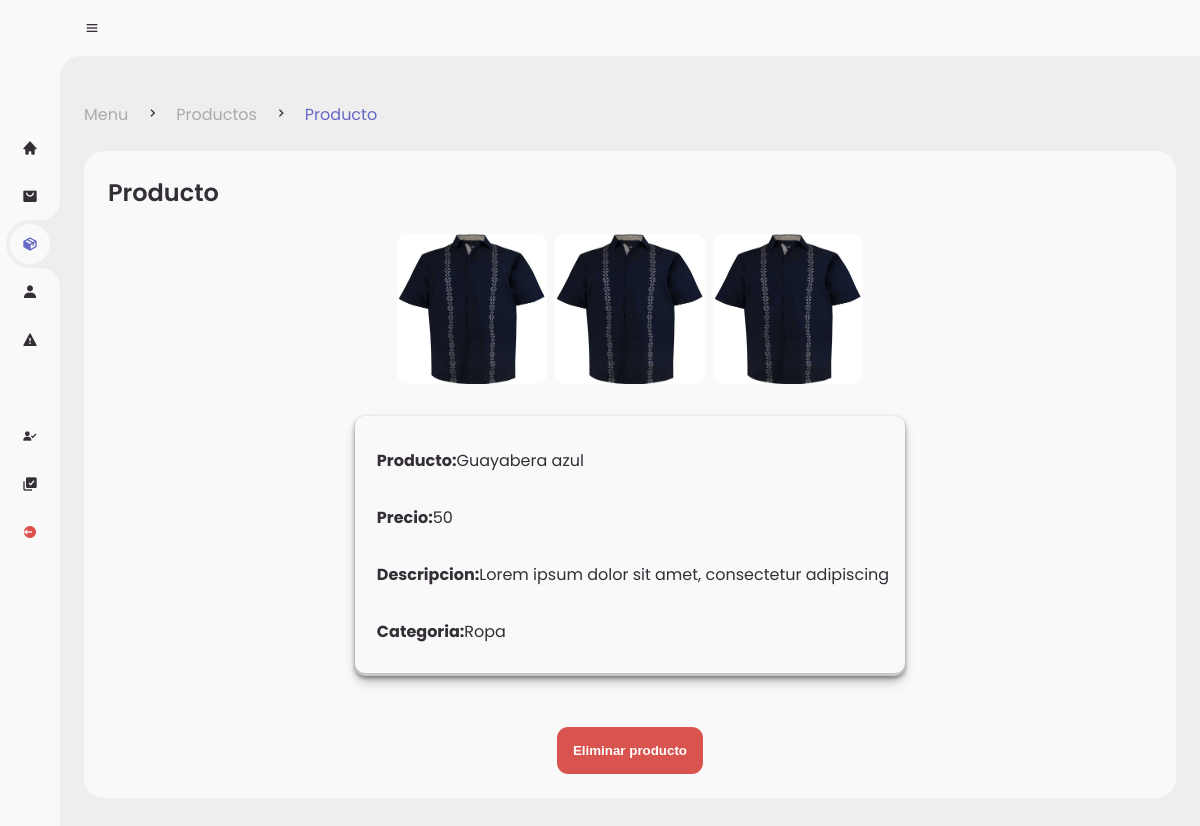
Screenshot of /admin/pages/det-prod.php?product=3 (signed in) with the database file from the repository.
### tables this page shows
CREATE TABLE `products` (
  `id_product` int(11) NOT NULL,
  `product` varchar(80) NOT NULL,
  `image1` varchar(80) NOT NULL,
  `price` int(11) NOT NULL,
  `description` varchar(250) NOT NULL,
  `category` varchar(30) NOT NULL,
  `stock` int(11) NOT NULL,
  `image2` varchar(30) NOT NULL,
  `image3` varchar(30) NOT NULL,
  `ID_registro` int(11) DEFAULT NULL,
  `estatus` varchar(50) NOT NULL
);

### admin/helpers/Sdet-prod.php (the view, shortened to what this page needs)
<?php
$id_product = $_GET['product'];
?>
<div class="table-data">
				<div class="order">
					<div class="head">
						<h3>Producto</h3>
					</div>
                <div class="solicitud-vend">
				<?php
					$query = mysqli_query($conn,"SELECT * FROM products WHERE id_product = $id_product");
					$data = mysqli_fetch_array($query);
				?>
                    <div class="images-products">
                        <img src="../../assets/products/<?php echo $data['image1']?>" alt="">
                        <img src="../../assets/products/<?php echo $data['image2']?>" alt="">
                        <img src="../../assets/products/<?php echo $data['image3']?>" alt="">
                    </div>
                    <table class="table-products">
                        <tbody>
                        <tr>
                            <td>
                                <p><strong>Producto:</strong><?php echo $data['product']?></p>
                            </td>
                        </tr>
                        <tr>
                            <td>
                                <p><strong>Precio:</strong><?php echo $data['price'];?></p>
                            </td>
                        </tr>
                        <tr>
                            <td>
                                <p><strong>Descripcion:</strong><?php echo $data['description']?></p>
                            </td>
                        </tr>
                        <tr>
                            <td>
                                <p><strong>Categoria:</strong><?php echo $data['category']?></p>
                            </td>
                        </tr>
                        </tbody>
                    </table>
                    <form method="post">
				    <button type="submit" class="btn-choose decline" name="delete-seller" value="<?php echo $data['id_product']; ?>">Eliminar producto</button>
                    </form>
                </div>
				</div>

### admin/style.css (style rules this page uses)
* { margin: 0; padding: 0; box-sizing: border-box; }
:root { --poppins: 'Poppins', sans-serif; --lato: 'Lato', sans-serif; --light: #F9F9F9; --blue: #6669c5; --light-blue: #CFE8FF; --grey: #eee; --dark-grey: #AAAAAA; --dark: #342E37; --red: #DB504A; --yellow: #FFCE26; --light-yellow: #FFF2C6; --orange: #FD7238; --light-orange: #FFE0D3; }
html { overflow-x: hidden; }
body { background: var(--grey); overflow-x: hidden; }
#content main .table-data { display: flex; flex-wrap: wrap; grid-gap: 24px; margin-top: 24px; width: 100%; color: var(--dark); }
#content main .table-data > div { border-radius: 20px; background: var(--light); padding: 24px; overflow-x: auto; }
#content main .table-data .head { display: flex; align-items: center; grid-gap: 16px; margin-bottom: 24px; }
#content main .table-data .head h3 { margin-right: auto; font-size: 24px; font-weight: 600; }
#content main .table-data .order { flex-grow: 1; flex-basis: 500px; }
#content main .table-data .order table { width: 100%; border-collapse: collapse; }
#content main .table-data .order table td { padding: 16px 0; }
#content main .table-data .order table tr td:first-child { display: flex; align-items: center; grid-gap: 12px; padding-left: 6px; }

### admin/estilos.css (style rules this page uses)
:root { --success:#5cb85c; --danger:#d9534f; --blue-color:#0275d8; --warning:#f0ad4e; --primary: hsl(255, 30%, 55%); --focus: hsl(210, 90%, 50%); --border-color: hsla(0, 0%, 100%, .2); --global-background: hsl(220, 25%, 10%); --background: linear-gradient(to right, hsl(210, 30%, 20%), hsl(255, 30%, 25%)); --shadow-1: hsla(236, 50%, 50%, .3); --shadow-2: hsla(236, 50%, 50%, .4); }
.btn-choose { padding: 1rem; border: none; border-radius:0.7rem; font-weight: bold; color: white; margin-top: 1.2rem; cursor: pointer; }
.decline { background: var(--danger); }
.solicitud-vend, .form-vend { display: flex; align-items:center; justify-content: center; flex-direction: column; gap: 0.5rem; }
.images-products { display: flex; flex-direction: row; justify-content: center; align-items: center; flex-wrap: wrap; gap: 0.5rem; }
.images-products img { border-radius: 10px; width: 150px; height: 150px; }
.table-products tbody { margin: 1.5rem 0; box-shadow: rgba(0, 0, 0, 0.4) 0px 2px 4px, rgba(0, 0, 0, 0.3) 0px 7px 13px -3px, rgba(0, 0, 0, 0.2) 0px -3px 0px inset; border-radius: 10px; padding: 1rem; }
.table-products { display: grid; place-items: center; }

### rows the page displays
products: image1 (picture), image2 (picture), image3 (picture), product "Guayabera azul", price "50", description "Lorem ipsum dolor sit amet, consectetur adipiscing", category "Ropa"
